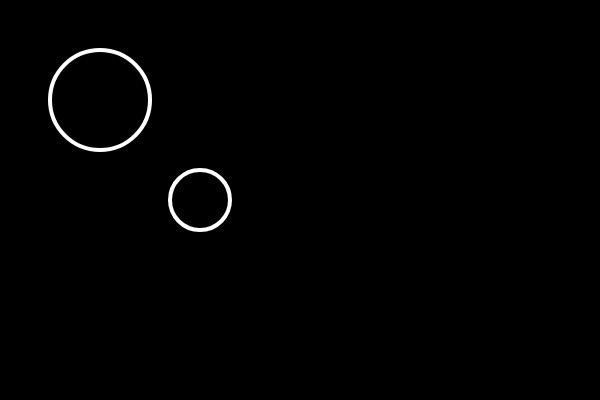
Frame 1 (no input)
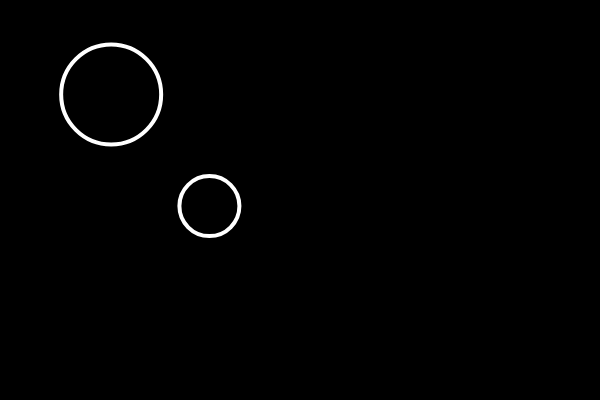
Frame 60 (no input)
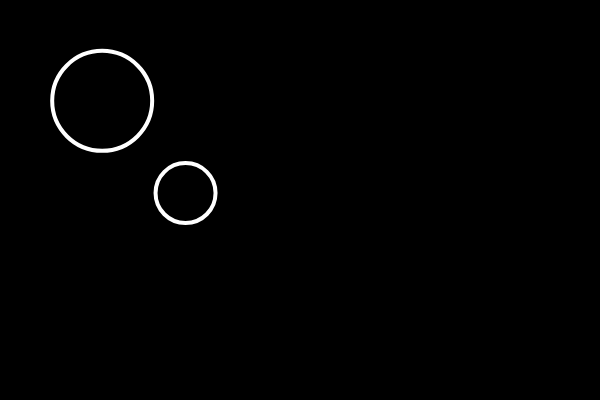
Frame 120 (the mouse pressed at the canvas centre since frame 60)

The p5.js sketch that drew these frames (run headless with seeded random() and noise() and a simulated clock; from frame 60 on, the mouse is pressed at the canvas centre):

// p5.js sketch
// ── sketch.js
let bubble;
let bubble2;

function setup() {
    createCanvas(600, 400);
    bubble = new Bubble(200, 200, 30);
    bubble2 = new Bubble(100, 100, 50);
}

function draw() {
    background(0);
    bubble.show();
    bubble.move();
    bubble2.show();
    bubble2.move();

}

class Bubble {
    constructor(tempX, tempY, tempR) {
        this.x = tempX;
        this.y = tempY;
        this.r = tempR;
    }

    move() {
        this.x += random(-5, 5);
        this.y += random(-5, 5);
    }

    show() {
        stroke(255);
        strokeWeight(4);
        noFill();
        ellipse(this.x, this.y, this.r * 2); // TO SAMO CO  ellipse(this.x, this.y, this.r * 2, this.r*2)
    }
}
